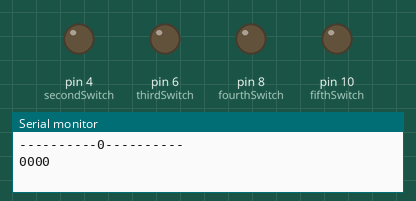
Recording of a sketch running on a simulated Arduino Uno, built with avr-gcc and run on an emulated ATmega328P. Parts: output pins drawn as LEDs (lit = HIGH), the last lines printed to the serial monitor. Pins used as bus, display or sensor lines are not drawn.

Above: at 0.1 s.
At 4.1 s:
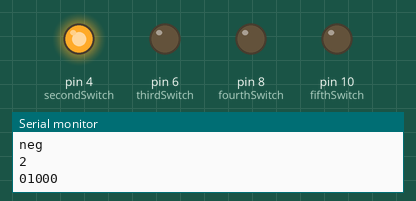
At 8.2 s:
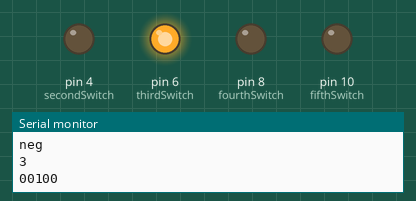
At 16.4 s:
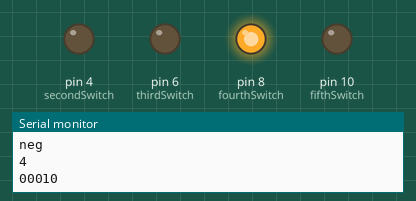
At 24.5 s:
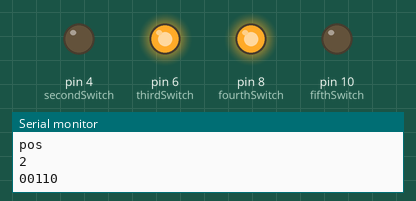
At 36.8 s:
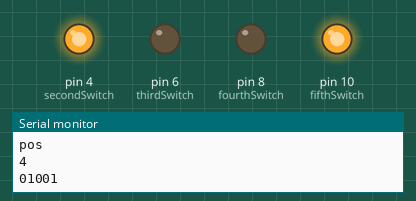
Timing chart, 0 to 38.3 s (numbered marks = the images above):
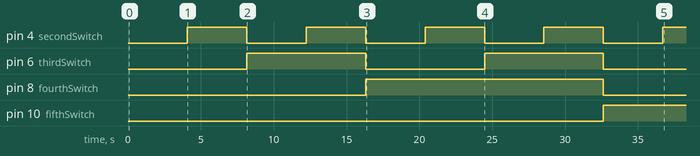

The sketch:

BinaryCounter.ino
```cpp
 int firstSwitch = 2;
 int secondSwitch = 4;
 int thirdSwitch = 6;
 int fourthSwitch = 8;
 int fifthSwitch = 10;

void setup() {
  // put your setup code here, to run once:
  Serial.begin(9600);
  pinMode(firstSwitch, OUTPUT);
  pinMode(secondSwitch, OUTPUT);
  pinMode(thirdSwitch, OUTPUT);
  pinMode(fourthSwitch, OUTPUT);
  pinMode(fifthSwitch, OUTPUT);

}

char *decToBin(int decimalNumber) {

  Serial.print("----------");
  Serial.print(decimalNumber);
  Serial.print("----------");
  Serial.println();
  int i = 0;
  static char x[5] = "0000";
  if(decimalNumber < 1) {
    Serial.println((String)x);
    return x;
  }

  while(i < 5) {

   int val = decimalNumber % 2;

   if(val > 0)
    {
      x[i] = '1';
      Serial.println("pos");
      Serial.println(i);
      Serial.println((String)x);
    }
    else
    {
      x[i] = '0';
      Serial.println("neg");
      Serial.println(i);
      Serial.println((String)x);
    }
    i++;
    decimalNumber /= 2;
  }

  return x;
}

void printBinary(char *x) {
  // how to print sequence
  // I have these characters coming in
  // 1010
  x[0] == '1' ? digitalWrite(firstSwitch, HIGH) : digitalWrite(firstSwitch, LOW);
  x[1] == '1' ? digitalWrite(secondSwitch, HIGH) : digitalWrite(secondSwitch, LOW);
  x[2] == '1' ? digitalWrite(thirdSwitch, HIGH) : digitalWrite(thirdSwitch, LOW);
  x[3] == '1' ? digitalWrite(fourthSwitch, HIGH) : digitalWrite(fourthSwitch, LOW);
  x[4] == '1' ? digitalWrite(fifthSwitch, HIGH) : digitalWrite(fifthSwitch, LOW);
}

void loop() {

  // put your main code here, to run repeatedly:
  // task, count from one to 15

  digitalWrite(fifthSwitch, HIGH);

  for(int i = 0; i < 31; i++) {
    char *binaryRep;
    binaryRep = decToBin(i);
    printBinary(binaryRep);
    delay(2000);
  }

}
```

Measured:
- by itself, pin 4 (secondSwitch): alternates HIGH for 4.1 s and LOW for 4.1 s
- by itself, pin 6 (thirdSwitch): alternates HIGH for 8.2 s and LOW for 8.2 s
- by itself, pin 8 (fourthSwitch): LOW → HIGH at 16.3 s, → LOW 16.3 s later
- by itself, pin 10 (fifthSwitch): LOW → HIGH at 32.6 s
